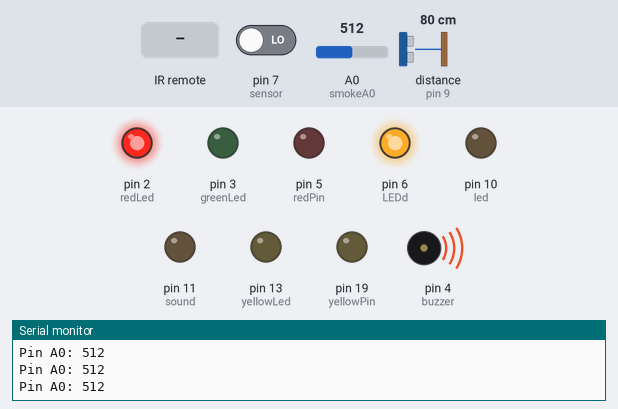
This sketch was run on a simulated Arduino Uno, built with avr-gcc and run on an emulated ATmega328P. Parts: output pins drawn as LEDs (lit = HIGH), buzzer (waves = sounding), the last lines printed to the serial monitor. Wiring (inferred from the names in the program): ultrasonic range finder: trigger pin 8; echo pin 9. The inputs (shaded band) are chosen by the test bench; at power-on: distance to the obstacle (sensor on pin 9) 80 cm, A0 (smokeA0) = 512, pin 7 (sensor) LOW. The echo pulse lasts 58.3 µs per cm; pins used as bus, display or sensor lines are not drawn.

Above: at 1.2 s.
1.3 s: distance to the obstacle (sensor on pin 9) set to 65 cm
At 2.5 s:
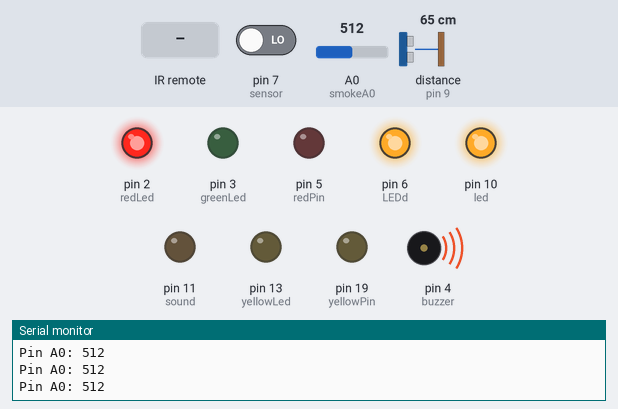
2.8 s: A0 (smokeA0) set to 410
4.3 s: A0 (smokeA0) set to 399
At 4.7 s:
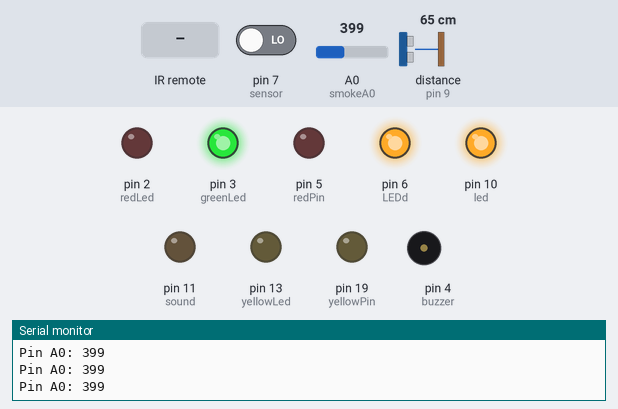
5.8 s: pin 7 (sensor) driven HIGH
At 6.5 s:
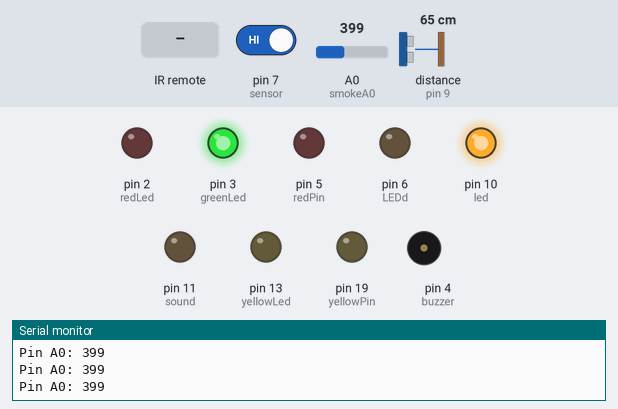
7.4 s: infrared code 0xFFA25D received
At 8.2 s:
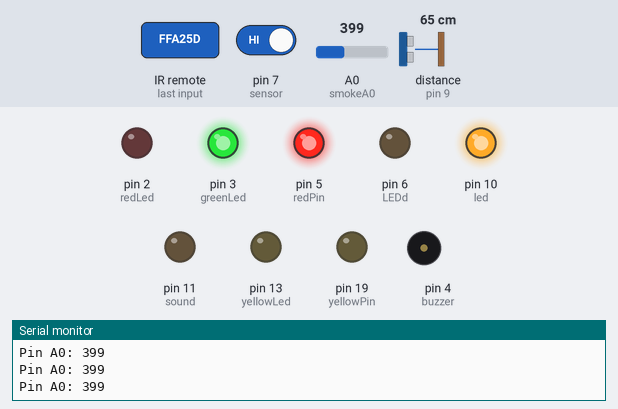
8.9 s: distance to the obstacle (sensor on pin 9) set to 34 cm
10.4 s: distance to the obstacle (sensor on pin 9) set to 28 cm
At 10.9 s:
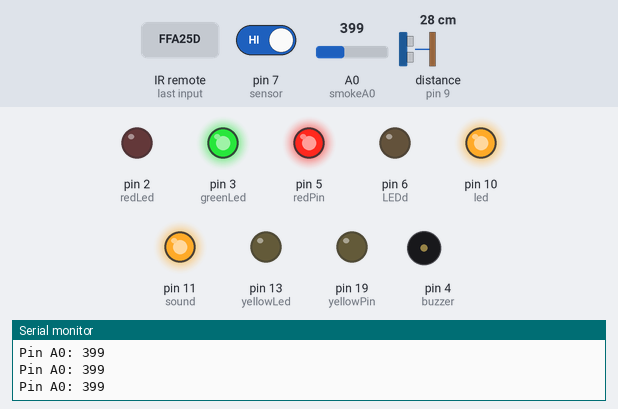
Timing chart, 0 to 13.0 s (numbered marks = the images above; inputs shaded):
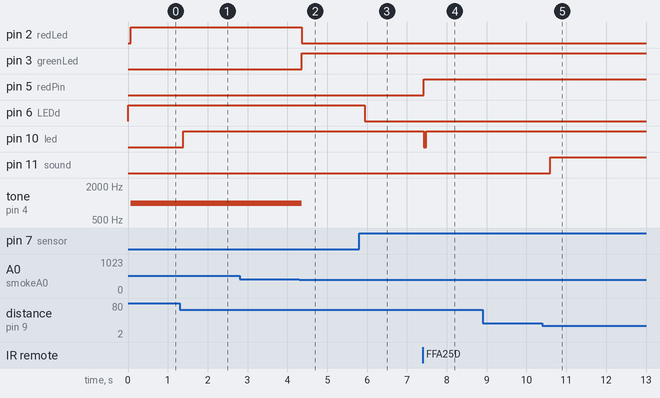

The sketch:

smarthouse.ino
```cpp
//#include <NewPing.h>                //Include the NewPing library
//#define PING_PIN 8

#include <IRremote.h>

#define TRIG_PIN 8 // Connect TRIG pin to digital pin 4
#define ECHO_PIN 9
int sound = 11;
int led = 10;
// NewPing sonar(PING_PIN, PING_PIN ); //Create a NewPing object

int sensor = 7;
// int soundSensor=7;
int LEDd = 6;
boolean LEDStatus = false;

int redLed = 2;
int greenLed = 3;
int yellowLed = 13;
int buzzer = 4;
int smokeA0 = A0;
// Your threshold value
int sensorThres = 399;

const int RECV_PIN = 15;
IRrecv irrecv(RECV_PIN);
decode_results results;
const int redPin = 5;
const int yellowPin = 19;

void setup()
{
  irrecv.enableIRIn();
  // irrecv.blink13(true);
  pinMode(redPin, OUTPUT);
  pinMode(yellowPin, OUTPUT);

  pinMode(TRIG_PIN, OUTPUT); // Set the TRIG pin to OUTPUT mode
  pinMode(ECHO_PIN, INPUT);  // Set the ECHO pin to INPUT mode
                            // pinMode(12,OUTPUT);
  pinMode(sensor, INPUT);
  Serial.begin(9600);
  pinMode(led, OUTPUT);
  pinMode(sound, OUTPUT);

  // pinMode(soundSensor,INPUT);
  pinMode(LEDd, OUTPUT);

  pinMode(redLed, OUTPUT);
  pinMode(greenLed, OUTPUT);
  pinMode(yellowLed, OUTPUT);

  pinMode(buzzer, OUTPUT);
  pinMode(smokeA0, INPUT);
}
void loop()
{

  if (irrecv.decode(&results))
  {

    switch (results.value)
    {
    case 0xFFA25D: // Keypad button "1"
      digitalWrite(redPin, HIGH);
      digitalWrite(yellowPin, LOW);
      digitalWrite(led, LOW);
      digitalWrite(sound, LOW);
    }
    switch (results.value)
    {
    case 0xFF629D: // Keypad button "2"
      digitalWrite(yellowPin, HIGH);
      //          delay(2000);
      //          digitalWrite(yellowPin, LOW);
      digitalWrite(redPin, LOW);
    }

    switch (results.value)
    {
    case 0xFF9867: // Keypad button "2"
      //          digitalWrite(yellowPin, HIGH);
      //          delay(2000);
      digitalWrite(yellowPin, LOW);
      digitalWrite(redPin, LOW);
    }

    irrecv.resume();
  }

  if (digitalRead(sensor) == HIGH)
  {
    digitalWrite(LEDd, LOW);

    delay(10);
  }
  else
  {

    digitalWrite(LEDd, HIGH);
    delay(10);
  }

  // obstacle detection
  // Send a short (10 microseconds) ultrasonic burst
  digitalWrite(TRIG_PIN, HIGH);
  delayMicroseconds(10);
  digitalWrite(TRIG_PIN, LOW);
  float microseconds = pulseIn(ECHO_PIN, HIGH, 100000); // Mesure the duration of a HIGH pulse in echo pin in microseconds. Timeout in 0,1 seconds
  float seconds = microseconds / 1000000;               // Convert microseconds to seconds
  float meters = seconds * 343;                         // Get the distance in meters using the speed of sound (343m/s)
  float cm = meters * 100;                              // Convert meters to cm
  cm = cm / 2;                                          // We only want the distance to the obstacle and not the roundtrip
  // Serial.println(cm);                                   //Print distance in cm to the serial monitor
  delay(50); // Delay 50 milliseconds until the next mesurement
  if (cm <= 70)
  {
    digitalWrite(led, HIGH);
    if (cm < 30)
    {
      digitalWrite(sound, HIGH);
    }
  }
  else
  {
    digitalWrite(led, LOW);
    digitalWrite(sound, LOW);
  }

  //  int SensorData=digitalRead(soundSensor);
  //  if(SensorData==1){
  //
  //    if(LEDStatus==false){
  //        LEDStatus=true;
  //        digitalWrite(LEDd,HIGH);
  //    }
  //    else{
  //        LEDStatus=false;
  //        digitalWrite(LEDd,LOW);
  //    }
  //  }

  //  unsigned int uS = sonar.ping();
  // int cm = uS / US_ROUNDTRIP_CM;    //Get the distance in cm using the library
  // Serial.println(cm);               //Print the distance on the serial monitor
  // delay(50);                        //Delay 50 milliseconds for the next distance mesurement
  //
  // if(cm <= 100){
  //  digitalWrite(led,HIGH);
  //   if(cm< 30){
  //     digitalWrite(sound,HIGH);
  //   }
  //  }else{
  //   digitalWrite(led,LOW);
  //  digitalWrite(sound,LOW);
  // }

  // smoke detection
  int analogSensor = analogRead(smokeA0);

  Serial.print("Pin A0: ");
  Serial.println(analogSensor);
  //   Checks if it has reached the threshold value
  if (analogSensor >= 340 && analogSensor < 398)
  {
    digitalWrite(yellowLed, HIGH);
    digitalWrite(greenLed, LOW);
    digitalWrite(redLed, LOW);
    //    tone(buzzer, 1000, 200);
  }
  else if (analogSensor > sensorThres)
  {
    digitalWrite(yellowLed, LOW);
    digitalWrite(greenLed, LOW);
    digitalWrite(redLed, HIGH);
    tone(buzzer, 1000, 200);
  }
  else
  {
    digitalWrite(redLed, LOW);
    digitalWrite(greenLed, HIGH);
    digitalWrite(yellowLed, LOW);

    noTone(buzzer);
  }
  delay(100);
}
```

Measured:
- the behaviour switches between 70 and 69 cm on distance to the obstacle (sensor on pin 9) (found by bisection; images 0 and 1)
- the behaviour switches between 400 and 399 on A0 (smokeA0) (found by bisection; images 1 and 2)
- the behaviour switches between 31 and 30 cm on distance to the obstacle (sensor on pin 9) (found by bisection; images 4 and 5)
- after the input at 1.3 s, pin 10 (led): LOW → HIGH after 0.09 s
- after the input at 4.3 s, pin 2 (redLed): HIGH → LOW after 0.06 s; pin 3 (greenLed): LOW → HIGH after 0.06 s; tone on pin 4 (buzzer): 1000 Hz → silent after 0.06 s
- after the input at 5.8 s, pin 6 (LEDd): HIGH → LOW after 0.14 s
- after the input at 7.4 s, pin 5 (redPin): LOW → HIGH at once; pin 10 (led): HIGH → LOW at once, → HIGH 0.06 s later
- after the input at 10.4 s, pin 11 (sound): LOW → HIGH after 0.20 s
